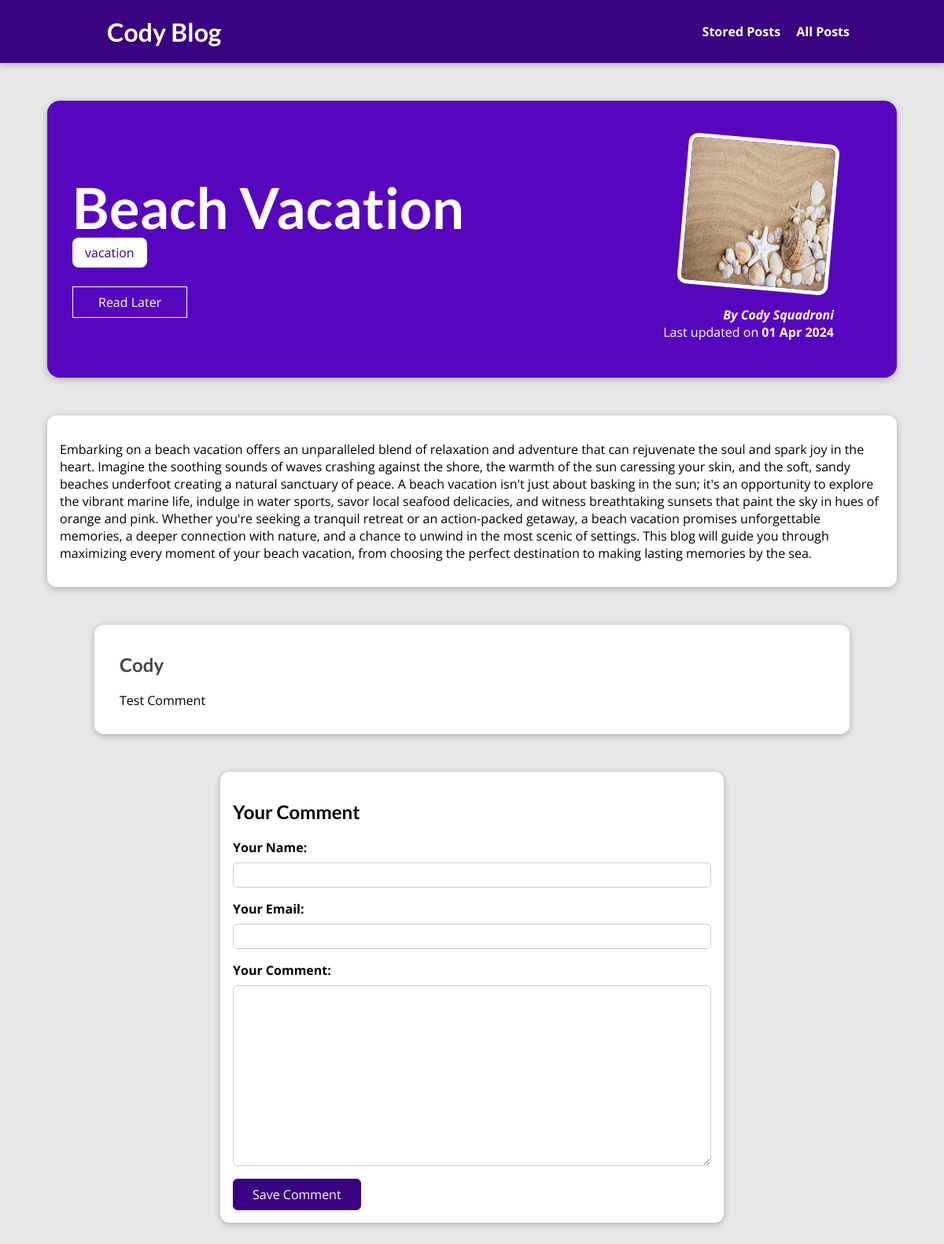
Page /posts/beach-vacation on the committed database.
### blog/models.py (models this page shows, shortened)
class Post(models.Model):
    title = models.CharField(max_length=150)
    excerpt = models.CharField(max_length=200)
    image = models.ImageField(upload_to="posts", null=True)
    date = models.DateField(auto_now=True)
    slug = models.SlugField(unique=True, db_index=True)
    content = models.TextField(validators=[MinLengthValidator(10)])
    author = models.ForeignKey(
        Author, on_delete=models.SET_NULL, null=True, related_name="posts")
    tags = models.ManyToManyField(Tag)

class Tag(models.Model):
    caption = models.CharField(max_length=20)

class Author(models.Model):
    first_name = models.CharField(max_length=100)
    last_name = models.CharField(max_length=100)
    email_address = models.EmailField()
    def full_name(self):
        return f"{self.first_name} {self.last_name}"
    def __str__(self):
        return self.full_name()

class Comment(models.Model):
    user_name = models.CharField(max_length=120)
    user_email = models.EmailField()
    text = models.TextField(max_length=400)
    post = models.ForeignKey(
        Post, on_delete=models.CASCADE, related_name="comments")

### blog/views.py (the view, shortened to what this page needs)
# urls.py: path("posts/<slug:slug>", views.SinglePostView.as_view(),
class SinglePostView(View):
    def is_stored_post(self, request, post_id):
        stored_posts = request.session.get("stored_posts")
        if stored_posts is not None:
          is_saved_for_later = post_id in stored_posts
        else:
          is_saved_for_later = False
        return is_saved_for_later
    def get(self, request, slug):
        post = Post.objects.get(slug=slug)
        context = {
            "post": post,
            "post_tags": post.tags.all(),
            "comment_form": CommentForm(),
            "comments": post.comments.all().order_by("-id"),
            "saved_for_later": self.is_stored_post(request, post.id)
        }
        return render(request, "blog/post-detail.html", context)

### blog/forms.py
class CommentForm(forms.ModelForm):
    class Meta:
        model = Comment
        exclude = ["post"]
        labels = {
          "user_name": "Your Name",
          "user_email": "Your Email",
          "text": "Your Comment"
        }

### blog/templates/blog/post-detail.html (shortened to what this page needs)
{% extends "blog/base.html" %}
{% load static %}
{% block css_files %}
<link rel="stylesheet" href="{% static "blog/post-detail.css" %}" />
{% endblock %}
{% block content %}
<section id="summary">
  <h2>{{ post.title }}</h2>
  <div>
    {% for tag in post_tags %}
      <span class="tag">{{ tag.caption }}</span>
    {% endfor %}
  </div>
  <div id="read-later">
    <form action="{% url "read-later" %}" method="POST">
      <button>
        {% if saved_for_later %}
          Remove from "Read Later" List
        {% else %}
          Read Later
        {% endif %}
      </button>
    </form>
  </div>
  <article>
    <img src="{{ post.image.url }}" alt="{{ post.title }}" />
    <address>By <a href="mailto:{{ post.author.email_address }}">{{ post.author }}</a></address>
    <div>Last updated on <time>{{ post.date|date:"d M Y" }}</time></div>
  </article>
</section>
<main>
  {{ post.content|linebreaks }}
</main>
<section id="comments">
  <ul>
    {% for comment in comments %}
      <li>
        <h2>{{ comment.user_name }}</h2>
        <p>{{ comment.text|linebreaks }}</p>
      </li>
    {% endfor %}
  </ul>
</section>
<section id="comment-form">
  <h2>Your Comment</h2>
  <form action="{% url "post-detail-page" post.slug %}" method="POST">
    {% for form_field in comment_form %}
      <div class="form-control {% if form_field.errors %}invalid{% endif %}">
        {{ form_field.label_tag }}
        {{ form_field }}
      </div>
    {% endfor %}
    <button>Save Comment</button>
  </form>
</section>
{% endblock %}

### blog/templates/blog/base.html (shortened to what this page needs)
{% load static %}
<!DOCTYPE html>
<html lang="en">
<head>
  <link rel="stylesheet" href="{% static "app.css" %}">
  {% block css_files %}{% endblock %}
</head>
<body>
  <header id="main-navigation">
    <h1><a href="{% url "starting-page" %}">Cody Blog</a></h1>
    <nav>
      <a href="{% url "read-later" %}">Stored Posts</a>
      <a href="{% url "posts-page" %}">All Posts</a>
    </nav>
  </header>
  {% block content %}
  {% endblock %}
</body>
</html>

### static/app.css (style rules this page uses)
* { box-sizing: border-box; }
html { font-family: 'Open Sans', 'Lato', sans-serif; }
body { margin: 0; }
h1, h2, h3 { font-family: 'Lato', sans-serif; font-weight: bold; }
#main-navigation { width: 100%; height: 5rem; display: flex; justify-content: space-between; align-items: center; padding: 0 10%; position: absolute; top: 0; left: 0; }
#main-navigation a { text-decoration: none; color: white; font-weight: bold; margin-left: 1rem; }

### blog/static/blog/post-detail.css (style rules this page uses)
body { background-color: #e7e7e7; }
#main-navigation { background-color: #390281; box-shadow: 0 2px 8px rgba(0, 0, 0, 0.25); }
#summary { margin: 8rem auto 3rem auto; padding: 2rem; width: 90%; max-width: 90rem; border-radius: 16px; background-color: #5706c0; position: relative; box-shadow: 0 2px 8px rgba(0, 0, 0, 0.25); height: 22rem; }
#summary h2 { color: white; font-size: 4.5rem; margin-bottom: 0.25rem; }
#summary article { position: absolute; top: 2rem; right: 3rem; padding: 1rem 2rem; border-radius: 12px; text-align: right; color: white; }
#summary article img { width: 12rem; height: 12rem; border-radius: 12px; transform: rotateZ(5deg); border: 5px solid white; margin-bottom: 1rem; }
#summary address { font-weight: bold; }
#summary a { color: white; text-decoration: none; }
#summary time { font-weight: bold; }
#read-later { margin: 2rem 0; }
#read-later button { background-color: transparent; border: 1px solid white; padding: 0.5rem 2rem; font: inherit; color: white; cursor: pointer; }
main { width: 90%; max-width: 90rem; margin: 3rem auto; background-color: white; padding: 1rem; border-radius: 12px; box-shadow: 0 2px 8px rgba(0, 0, 0, 0.25); }
.tag { background-color: white; color: #390281; padding: 0.5rem 1rem; border-radius: 8px; }
#comment-form { margin: 3rem auto; width: 90%; max-width: 40rem; border-radius: 12px; background-color: white; box-shadow: 0 2px 8px rgba(0, 0, 0, 0.25); padding: 1rem; }
#comment-form button { font: inherit; background-color: #390281; color: white; border: 1px solid #390281; padding: 0.5rem 1.5rem; border-radius: 6px; cursor: pointer; }
.form-control { margin-bottom: 1rem; }
.form-control label { font-weight: bold; margin-bottom: 0.5rem; display: block; }
.form-control input, .form-control textarea { display: block; width: 100%; font: inherit; padding: 0.25rem; border-radius: 6px; border: 1px solid #ccc; }
#comments { margin: 3rem auto; width: 90%; max-width: 60rem; border-radius: 12px; background-color: white; box-shadow: 0 2px 8px rgba(0, 0, 0, 0.25); padding: 1rem 2rem; }
#comments ul { list-style: none; margin: 0; padding: 0; }
#comments li { margin-bottom: 1rem; border-bottom: 2px solid #ccc; }
#comments li:last-of-type { border-bottom: none; }
#comments h2 { color: #464646; }

### rows in the picture
Post: title "Beach Vacation", image (picture), author "Cody Squadroni", date "01 Apr 2024", content "Embarking on a beach vacation offers an unparalleled blend of relaxation and adventure that can rejuvenate the soul and spark joy in the heart. Imagine the soothing sounds of waves crashing against the shore, the warmth of the sun caressing your skin, and the soft, sandy beaches underfoot creating a natural sanctuary of peace. A beach vacation isn't just about basking in the sun; it's an opportunity to explore the vibrant marine life, indulge in water sports, savor local seafood delicacies, and witness breathtaking sunsets that paint the sky in hues of orange and pink. Whether you're seeking a tranquil retreat or an action-packed getaway, a beach vacation promises unforgettable memories, a…"
Tag: caption "vacation"
Comment: user_name "Cody", text "Test Comment"
